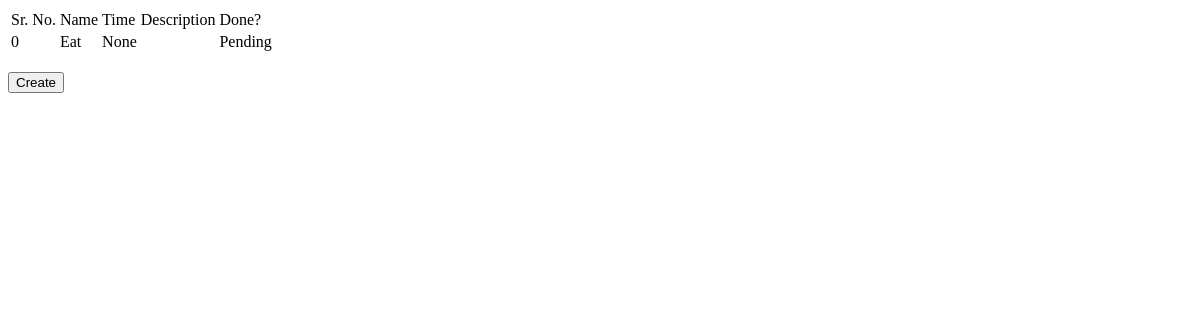
The app's page /, older data.
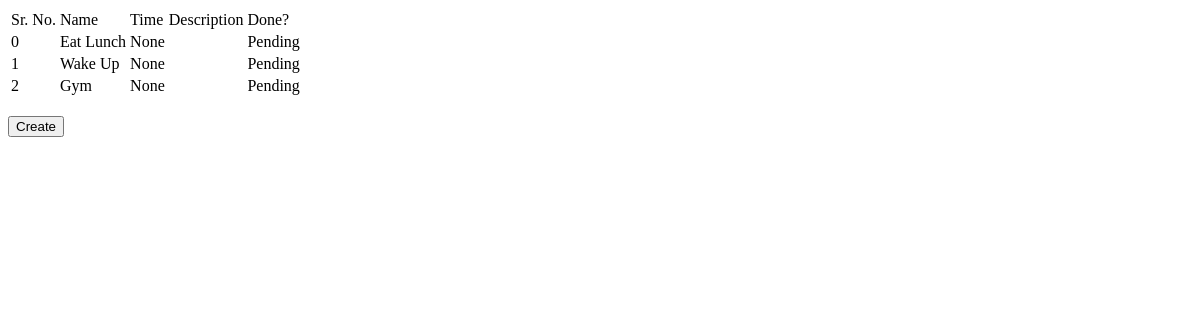
The same page, newer data.
### todoapp/models.py (models this page shows)
class Task(models.Model):
    id = models.AutoField(primary_key=True)
    task_name = models.CharField(max_length=100)
    task_time = models.TimeField()
    task_desc = models.TextField(null=True, blank=True)
    def __str__(self):
        return self.task_name

class TaskDone(models.Model):
    task_name = models.ForeignKey(Task, on_delete=models.CASCADE, null=True, blank=True)
    task_done = models.BooleanField()

### todoapp/views.py (the view)
# urls.py: path('', views.TodoHome, name='Tasks'),
def TodoHome(request):
    Tasks = models.Task.objects.all()
    checks = models.TaskDone.objects.all()
    print(Tasks)
    return render(request,'TodoHome.html', {'Tasks': Tasks, 'checks': checks})

### todoapp/templates/TodoHome.html (shortened to what this page needs)
<!DOCTYPE html>
<html lang="en">
<head>
</head>
<body>
    <table>
        <thead>
            <tr>
                <td>Sr. No.</td>
                <td>Name</td>
                <td>Time</td>
                <td>Description</td>
                <td>Done?</td>
            </tr>
        </thead>
        <tbody>
            {%for task in Tasks%}
            <tr>
                <td>
                    {{task.id}}
                </td>
                <td>
                    {{task.task_name}}
                </td>
                <td>
                    {{task.task_time}}
                </td>
                <td>
                </td>
                <td>
                    {% if  not check.task_done %}
                        Pending
                    {% endif %}
                </td>
            </tr>
            {% endfor %}
        </tbody>
    </table>
    <br>
    <form action="/todo-create" method="post"> {% csrf_token %}
        <button>Create</button>
    </form>
</body>
</html>

Row changes from the older to the newer data that the page shows:
changed Task id 0: task_name "Eat" → "Eat Lunch"
added Task: id "1", task_name "Wake Up", task_time "None", TaskDone (task_done "Pending")
added Task: id "2", task_name "Gym", task_time "None", TaskDone (task_done "Pending")
